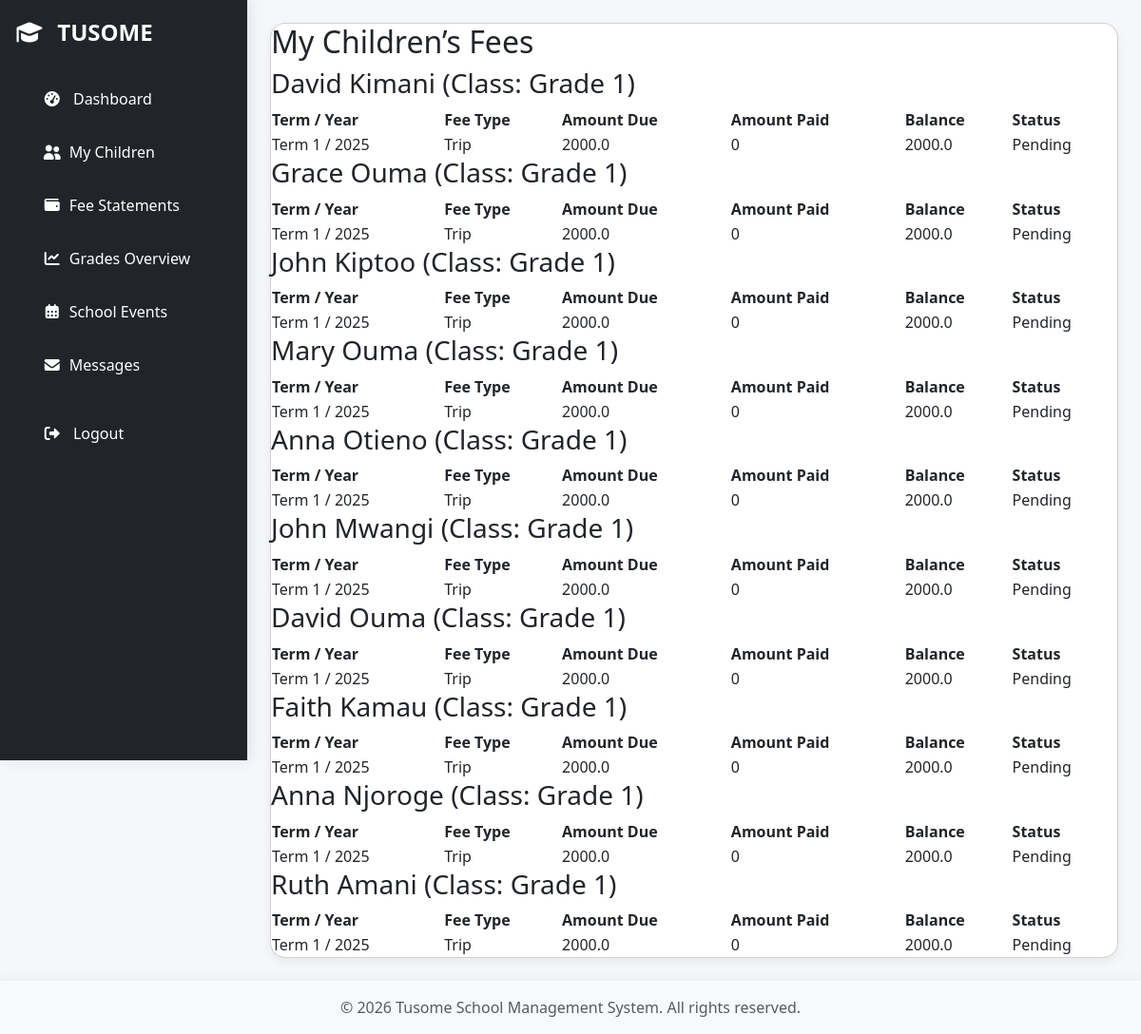
The app's page /analytics/parent (signed in) with its own data.
### models.py (models this page shows, shortened)
class Student(db.Model):
    __tablename__ = "students"
    id = db.Column(db.Integer, primary_key=True)
    full_name = db.Column(db.String(100), nullable=False)
    user_id = db.Column(
        db.Integer, db.ForeignKey("users.id"), unique=True, nullable=True
    )
    admission_number = db.Column(db.String(50), unique=True, nullable=False)
    date_of_birth = db.Column(db.Date, nullable=False)
    parent_id = db.Column(db.Integer, db.ForeignKey("users.id"), nullable=True)
    current_class_id = db.Column(db.Integer, db.ForeignKey("classes.id"), nullable=True)
    status = db.Column(db.String(20), default="active")
    pathway = db.Column(
        db.String(50), nullable=True
    )  # STEM / Social Sciences / Arts & Sports
    student_user_profile = db.relationship(
        "User", back_populates="student_profile", foreign_keys=[user_id], uselist=False
    )
    parent = db.relationship(
        "User",
        back_populates="students_as_parent",
        foreign_keys=[parent_id],
        uselist=False,
    )
    current_class = db.relationship(
        "Class",
        back_populates="students",
        foreign_keys=[current_class_id],
        uselist=False,
    )
    attendances = db.relationship(
        "Attendance",
        back_populates="student",
        cascade="all, delete-orphan",
        lazy="select",
    )
    grades = db.relationship(
        "Grade", back_populates="student", cascade="all, delete-orphan", lazy="select"
    )
    fee_statements = db.relationship(
        "FeeStatement",
        back_populates="student",
        cascade="all, delete-orphan",
        lazy="select",
    )
    payments = db.relationship(
        "FeePayment",
        back_populates="student",
        cascade="all, delete-orphan",
        lazy="select",
    )
    teacher_classes = db.Table(
        "teacher_classes",
        db.Column(
            "teacher_id", db.Integer, db.ForeignKey("teachers.id"), primary_key=True
        ),
        db.Column(
            "class_id", db.Integer, db.ForeignKey("classes.id"), primary_key=True
        ),
    )
    teacher_subjects = db.Table(
        "teacher_subjects",
        db.Column(
            "teacher_id", db.Integer, db.ForeignKey("teachers.id"), primary_key=True
        ),
        db.Column(
            "subject_id", db.Integer, db.ForeignKey("subjects.id"), primary_key=True
        ),
    )

class Class(db.Model):
    __tablename__ = "classes"
    id = db.Column(db.Integer, primary_key=True)
    name = db.Column(db.String(50), unique=True, nullable=False)
    level = db.Column(db.String(50), nullable=False)
    class_teacher_id = db.Column(
        db.Integer,
        db.ForeignKey("teachers.id"),
        nullable=True,
    )
    class_teacher = db.relationship(
        "Teacher",
        foreign_keys=[class_teacher_id],
        back_populates="classes_as_teacher",
        lazy="joined",
    )
    subject_teachers = db.relationship(
        "Teacher",
        secondary=class_subject_teacher,
        backref="teaching_classes",
        lazy="select",
    )
    students = db.relationship(
        "Student",
        back_populates="current_class",
        cascade="all, delete-orphan",
        lazy="select",
    )
    subjects = db.relationship("Subject", back_populates="class_", lazy="select")
    attendances = db.relationship(
        "Attendance",
        back_populates="class_obj",
        cascade="all, delete-orphan",
        lazy="select",
    )

class FeeStatement(db.Model):
    __tablename__ = "fee_statements"
    id = db.Column(db.Integer, primary_key=True)
    student_id = db.Column(db.Integer, db.ForeignKey("students.id"), nullable=False)
    year = db.Column(db.Integer, nullable=False)
    term = db.Column(db.String(20), nullable=False)
    fee_type = db.Column(db.String(50), nullable=False)
    amount_due = db.Column(db.Float, nullable=False)
    due_date = db.Column(db.DateTime, nullable=True)
    created_at = db.Column(db.DateTime, default=datetime.utcnow)
    student = db.relationship("Student", back_populates="fee_statements", lazy="joined")
    payments = db.relationship(
        "FeePayment",
        back_populates="fee_statement",
        cascade="all, delete-orphan",
        lazy="select",
    )
    @property
    def amount_paid(self):
        return sum((p.amount_paid or 0) for p in self.payments)
    @property
    def balance(self):
        return (self.amount_due or 0) - self.amount_paid
    @property
    def is_paid(self):
        return self.balance <= 0
    @property
    def is_overdue(self):
        return bool(
            self.due_date and self.due_date < datetime.utcnow() and self.balance > 0
        )

### routes/analytics.py (the view)
@analytics_bp.route("/parent")
@login_required
def parent_portal():
    if not current_user.is_parent():
        return "Access Denied", 403
    return render_template("parent_portal.html")

### app.py (called while the page is built)
@login_manager.user_loader
def load_user(user_id):
    return User.query.get(int(user_id))

def create_app():
    app = Flask(__name__)
    app.config.from_object(Config)
    app.config["SQLALCHEMY_DATABASE_URI"] = "sqlite:///site.db"
    app.config["SQLALCHEMY_TRACK_MODIFICATIONS"] = False
    app.config["SECRET_KEY"] = "your-secret-key"
    db.init_app(app)
    login_manager.init_app(app)
    migrate.init_app(app, db)
    mail.init_app(app)
    login_manager.login_view = "auth_bp.login"
    @app.context_processor
    def inject_now():
        return {"now": datetime.now()}
    @app.route("/")
    def index():
        return redirect(url_for("auth_bp.login"))
    register_blueprints(app)
    register_cli(app)
    return app

### models.py (called while the page is built)
    def is_admin(self):
        return bool(self.role and self.role.lower() == "admin")

    def is_teacher(self):
        return bool(self.role and self.role.lower() == "teacher")

    def is_parent(self):
        return bool(self.role and self.role.lower() == "parent")

    def is_student(self):
        return bool(self.role and self.role.lower() == "student")

    def is_finance(self):
        return bool(self.role and self.role.lower() == "finance")

    @property
    def children(self):
        return self.students_as_parent

### Templates/parent_portal.html (shortened to what this page needs)
{% extends "base.html" %}
{% block content %}
    <div class="card">
        <h2>My Children’s Fees</h2>
        {% for student in current_user.children %}
            <h3>{{ student.full_name }} (Class: {{ student.current_class.name }})</h3>
            <table>
                <thead>
                    <tr>
                        <th>Term / Year</th>
                        <th>Fee Type</th>
                        <th>Amount Due</th>
                        <th>Amount Paid</th>
                        <th>Balance</th>
                        <th>Status</th>
                    </tr>
                </thead>
                <tbody>
                    {% for stmt in student.fee_statements %}
                        <tr {% if stmt.is_overdue %}style="color:red;"{% endif %}>
                            <td>{{ stmt.term }} / {{ stmt.year }}</td>
                            <td>{{ stmt.fee_type }}</td>
                            <td>{{ stmt.amount_due }}</td>
                            <td>{{ stmt.amount_paid }}</td>
                            <td>{{ stmt.balance }}</td>
                            <td>{{ "Paid" if stmt.is_paid else "Pending" }}</td>
                        </tr>
                    {% endfor %}
                </tbody>
            </table>
        {% endfor %}
    </div>
{% endblock %}

### static/tom-select.css (style rules this page uses)
:root { --ts-pr-clear-button: 0px; --ts-pr-caret: 0px; --ts-pr-min: .75rem; }

### Templates/base.html (style rules this page uses)
:root { --primary-gradient: linear-gradient(135deg, #4facfe, #00f2fe); --secondary-gradient: linear-gradient(135deg, #667eea, #764ba2); --danger-gradient: linear-gradient(135deg, #ff758c, #ff7eb3); --success-gradient: linear-gradient(135deg, #43e97b, #38f9d7); --dark-bg: #2c3e50; }
body { background: #f5f7fa; font-family: "Segoe UI", Tahoma, Geneva, Verdana, sans-serif; color: #2d3436; animation: fadeIn 0.6s ease-in-out; padding: 0px; display: flex; flex-direction: column; min-height: 100vh; }
.card { border-radius: 16px; box-shadow: 0 4px 12px rgba(0, 0, 0, 0.06); transition: all 0.3s ease; }
html, body { height: 100%; margin: 0; padding: 0; }

### records on screen
Student: full_name "David Kimani", current_class.name "Grade 1"
FeeStatement: term "Term 1", year "2025", fee_type "Trip", amount_due "2000.0", amount_paid "0", balance "2000.0", amount_due "Pending"
Student: full_name "Grace Ouma", current_class.name "Grade 1"
FeeStatement: term "Term 1", year "2025", fee_type "Trip", amount_due "2000.0", amount_paid "0", balance "2000.0", amount_due "Pending"
Student: full_name "John Kiptoo", current_class.name "Grade 1"
FeeStatement: term "Term 1", year "2025", fee_type "Trip", amount_due "2000.0", amount_paid "0", balance "2000.0", amount_due "Pending"
Student: full_name "Mary Ouma", current_class.name "Grade 1"
FeeStatement: term "Term 1", year "2025", fee_type "Trip", amount_due "2000.0", amount_paid "0", balance "2000.0", amount_due "Pending"
Student: full_name "Anna Otieno", current_class.name "Grade 1"
FeeStatement: term "Term 1", year "2025", fee_type "Trip", amount_due "2000.0", amount_paid "0", balance "2000.0", amount_due "Pending"
Student: full_name "John Mwangi", current_class.name "Grade 1"
FeeStatement: term "Term 1", year "2025", fee_type "Trip", amount_due "2000.0", amount_paid "0", balance "2000.0", amount_due "Pending"
Student: full_name "David Ouma", current_class.name "Grade 1"
FeeStatement: term "Term 1", year "2025", fee_type "Trip", amount_due "2000.0", amount_paid "0", balance "2000.0", amount_due "Pending"
Student: full_name "Faith Kamau", current_class.name "Grade 1"
FeeStatement: term "Term 1", year "2025", fee_type "Trip", amount_due "2000.0", amount_paid "0", balance "2000.0", amount_due "Pending"
Student: full_name "Anna Njoroge", current_class.name "Grade 1"
FeeStatement: term "Term 1", year "2025", fee_type "Trip", amount_due "2000.0", amount_paid "0", balance "2000.0", amount_due "Pending"
Student: full_name "Ruth Amani", current_class.name "Grade 1"
FeeStatement: term "Term 1", year "2025", fee_type "Trip", amount_due "2000.0", amount_paid "0", balance "2000.0", amount_due "Pending"
